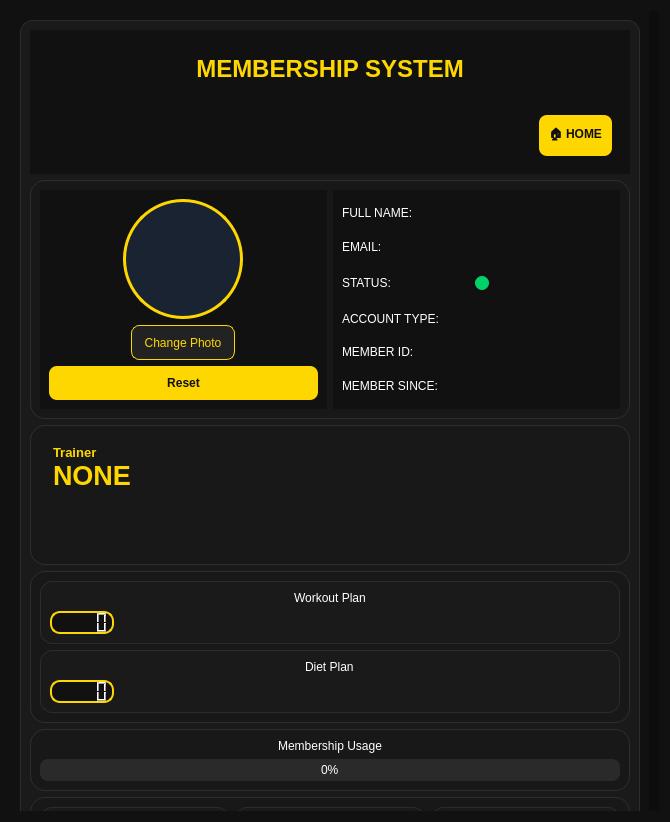
<?xml version="1.0" encoding="UTF-8"?>
<ui version="4.0">
 <class>MemberMainDialog</class>
 <widget class="QDialog" name="MemberMainDialog">
  <property name="geometry">
   <rect>
    <x>0</x>
    <y>0</y>
    <width>670</width>
    <height>818</height>
   </rect>
  </property>
  <property name="sizePolicy">
   <sizepolicy hsizetype="Preferred" vsizetype="Preferred">
    <horstretch>0</horstretch>
    <verstretch>0</verstretch>
   </sizepolicy>
  </property>
  <property name="windowTitle">
   <string>MEMBERSHIP SYSTEM </string>
  </property>
  <property name="windowIcon">
   <iconset>
    <normalon>:/icons/FILES/LOGO.png</normalon>
   </iconset>
  </property>
  <property name="styleSheet">
   <string notr="true">QDialog, QWidget {
    background-color: #111111;
    color: white;
    font-family: Segoe UI;
}

QFrame {
    background-color: #1a1a1a;
    border: 1px solid #2c2c2c;
    border-radius: 12px;
}

QLabel {
    color: white;
    border: none;
    background: transparent;
}

#label_30 {
    color: #FFD700;
    font-size: 24px;
    font-weight: bold;
    padding: 10px;
}

#label_42,
#label_44,
#label_46 {
    color: #FFD700;
    font-size: 26px;
    font-weight: bold;
}

#trainerLabel_2 {
    color: #FFD700;
    padding: 10px;
}

QPushButton {
    background-color: #FFD700;
    color: #111111;
    border: none;
    border-radius: 8px;
    padding: 10px;
    font-weight: bold;
}

QPushButton:hover {
    background-color: #e6c200;
}

QPushButton:pressed {
    background-color: #c9aa00;
}

QToolButton {
    background-color: #222222;
    color: #FFD700;
    border: 1px solid #FFD700;
    border-radius: 8px;
    padding: 8px;
}

QToolButton:hover {
    background-color: #FFD700;
    color: black;
}

QLCDNumber {
    background-color: #111111;
    color: #FFD700;
    border: 2px solid #FFD700;
    border-radius: 10px;
}

QProgressBar {
    border: none;
    border-radius: 8px;
    background-color: #2a2a2a;
    text-align: center;
    color: white;
    height: 22px;
}

QProgressBar::chunk {
    background-color: #FFD700;
    border-radius: 8px;
}

QTextEdit {
    background-color: #0f0f0f;
    border: 1px solid #333333;
    border-radius: 10px;
    color: white;
    padding: 5px;
}

QScrollArea {
    border: none;
    background-color: #111111;
}

QScrollBar:vertical {
    background: #0d0d0d;
    width: 10px;
    border: none;
}

QScrollBar::handle:vertical {
    background: qlineargradient(
        x1:0, y1:0,
        x2:1, y2:0,
        stop:0 #555555,
        stop:1 #888888
    );
    border-radius: 5px;
    min-height: 40px;
}

QScrollBar::handle:vertical:hover {
    background: qlineargradient(
        x1:0, y1:0,
        x2:1, y2:0,
        stop:0 #FFD700,
        stop:1 #fff07a
    );
}

QScrollBar::add-line:vertical,
QScrollBar::sub-line:vertical {
    height: 0px;
}

QScrollBar::add-page:vertical,
QScrollBar::sub-page:vertical {
    background: transparent;
}

#label_31 {
    border: 3px solid #FFD700;
    border-radius: 60px;
    background-color: #1a2332;
}

#statusCircleLabel_3 {
    min-width: 14px;
    max-width: 14px;
    min-height: 14px;
    max-height: 14px;
    border-radius: 7px;
    background-color: #00d26a;
}

#frame_15,
#frame_16,
#frame_17,
#frame_20,
#frame_21,
#recentActivityLogFrame_2,
#frame_26 {
    background-color: #181818;
    border: 1px solid #2e2e2e;
    border-radius: 15px;
}</string>
  </property>
  <layout class="QHBoxLayout" name="horizontalLayout_2">
   <item>
    <widget class="QScrollArea" name="scrollArea">
     <property name="sizePolicy">
      <sizepolicy hsizetype="Preferred" vsizetype="Expanding">
       <horstretch>0</horstretch>
       <verstretch>0</verstretch>
      </sizepolicy>
     </property>
     <property name="minimumSize">
      <size>
       <width>505</width>
       <height>800</height>
      </size>
     </property>
     <property name="styleSheet">
      <string notr="true">QScrollArea {
    border: none;
    background-color: #111111;
}

QScrollBar:vertical {
    background: #1a1a1a;
    width: 12px;
    margin: 0px;
    border: none;
}

QScrollBar::handle:vertical {
    background: #FFD700;
    min-height: 40px;
    border-radius: 6px;
}

QScrollBar::handle:vertical:hover {
    background: #ffea4d;
}

QScrollBar::add-line:vertical,
QScrollBar::sub-line:vertical {
    height: 0px;
    border: none;
    background: none;
}

QScrollBar::add-page:vertical,
QScrollBar::sub-page:vertical {
    background: #1a1a1a;
}</string>
     </property>
     <property name="widgetResizable">
      <bool>true</bool>
     </property>
     <widget class="QWidget" name="scrollAreaWidgetContents_4">
      <property name="geometry">
       <rect>
        <x>0</x>
        <y>-485</y>
        <width>640</width>
        <height>1339</height>
       </rect>
      </property>
      <property name="sizePolicy">
       <sizepolicy hsizetype="Preferred" vsizetype="MinimumExpanding">
        <horstretch>0</horstretch>
        <verstretch>0</verstretch>
       </sizepolicy>
      </property>
      <layout class="QVBoxLayout" name="verticalLayout">
       <item>
        <widget class="QFrame" name="frame_14">
         <property name="frameShape">
          <enum>QFrame::StyledPanel</enum>
         </property>
         <property name="frameShadow">
          <enum>QFrame::Raised</enum>
         </property>
         <layout class="QVBoxLayout" name="verticalLayout_19">
          <item>
           <widget class="QWidget" name="Topic_2" native="true">
            <layout class="QVBoxLayout" name="verticalLayout_20">
             <item>
              <widget class="QLabel" name="label_30">
               <property name="text">
                <string>MEMBERSHIP SYSTEM</string>
               </property>
               <property name="alignment">
                <set>Qt::AlignHCenter|Qt::AlignTop</set>
               </property>
              </widget>
             </item>
             <item>
              <widget class="QWidget" name="widget_6" native="true">
               <layout class="QHBoxLayout" name="horizontalLayout_3">
                <item>
                 <spacer name="horizontalSpacer_2">
                  <property name="orientation">
                   <enum>Qt::Horizontal</enum>
                  </property>
                  <property name="sizeHint" stdset="0">
                   <size>
                    <width>40</width>
                    <height>20</height>
                   </size>
                  </property>
                 </spacer>
                </item>
                <item>
                 <widget class="QPushButton" name="dashboardPushButton_2">
                  <property name="text">
                   <string>🏠 HOME</string>
                  </property>
                 </widget>
                </item>
               </layout>
              </widget>
             </item>
            </layout>
           </widget>
          </item>
          <item>
           <widget class="QFrame" name="frame_15">
            <property name="frameShape">
             <enum>QFrame::StyledPanel</enum>
            </property>
            <property name="frameShadow">
             <enum>QFrame::Raised</enum>
            </property>
            <layout class="QHBoxLayout" name="horizontalLayout_4">
             <item>
              <widget class="QWidget" name="widget_7" native="true">
               <layout class="QVBoxLayout" name="verticalLayout_21">
                <item alignment="Qt::AlignHCenter">
                 <widget class="QLabel" name="label_31">
                  <property name="minimumSize">
                   <size>
                    <width>120</width>
                    <height>120</height>
                   </size>
                  </property>
                  <property name="maximumSize">
                   <size>
                    <width>120</width>
                    <height>120</height>
                   </size>
                  </property>
                  <property name="text">
                   <string>&lt;html&gt;&lt;head/&gt;&lt;body&gt;&lt;p align=&quot;center&quot;&gt;&lt;br/&gt;&lt;/p&gt;&lt;/body&gt;&lt;/html&gt;</string>
                  </property>
                 </widget>
                </item>
                <item alignment="Qt::AlignHCenter">
                 <widget class="QToolButton" name="changepicToolButton_3">
                  <property name="text">
                   <string>Change Photo</string>
                  </property>
                 </widget>
                </item>
                <item>
                 <widget class="QPushButton" name="pushButton">
                  <property name="text">
                   <string>Reset</string>
                  </property>
                 </widget>
                </item>
               </layout>
              </widget>
             </item>
             <item>
              <widget class="QWidget" name="widget_8" native="true">
               <layout class="QVBoxLayout" name="verticalLayout_22">
                <item>
                 <widget class="QLabel" name="label_32">
                  <property name="text">
                   <string>FULL NAME:</string>
                  </property>
                 </widget>
                </item>
                <item>
                 <widget class="QLabel" name="label_33">
                  <property name="text">
                   <string>EMAIL:</string>
                  </property>
                 </widget>
                </item>
                <item>
                 <widget class="QWidget" name="widget_9" native="true">
                  <layout class="QHBoxLayout" name="horizontalLayout_8">
                   <property name="leftMargin">
                    <number>0</number>
                   </property>
                   <item alignment="Qt::AlignLeft|Qt::AlignVCenter">
                    <widget class="QLabel" name="label_34">
                     <property name="text">
                      <string>STATUS:</string>
                     </property>
                    </widget>
                   </item>
                   <item alignment="Qt::AlignLeft|Qt::AlignVCenter">
                    <widget class="QLabel" name="statusCircleLabel_3">
                     <property name="sizePolicy">
                      <sizepolicy hsizetype="Fixed" vsizetype="Preferred">
                       <horstretch>0</horstretch>
                       <verstretch>0</verstretch>
                      </sizepolicy>
                     </property>
                     <property name="text">
                      <string/>
                     </property>
                    </widget>
                   </item>
                  </layout>
                 </widget>
                </item>
                <item>
                 <widget class="QLabel" name="label_35">
                  <property name="text">
                   <string>ACCOUNT TYPE:</string>
                  </property>
                 </widget>
                </item>
                <item>
                 <widget class="QLabel" name="label_36">
                  <property name="text">
                   <string>MEMBER ID:</string>
                  </property>
                 </widget>
                </item>
                <item>
                 <widget class="QLabel" name="label_37">
                  <property name="text">
                   <string>MEMBER SINCE:</string>
                  </property>
                 </widget>
                </item>
               </layout>
              </widget>
             </item>
            </layout>
           </widget>
          </item>
          <item>
           <widget class="QFrame" name="frame_16">
            <property name="frameShape">
             <enum>QFrame::StyledPanel</enum>
            </property>
            <property name="frameShadow">
             <enum>QFrame::Raised</enum>
            </property>
            <layout class="QVBoxLayout" name="verticalLayout_23">
             <item>
              <widget class="QLabel" name="trainerLabel_2">
               <property name="text">
                <string>&lt;html&gt;&lt;head/&gt;&lt;body&gt;&lt;p&gt;&lt;span style=&quot; font-size:10pt; font-weight:600;&quot;&gt;Trainer&lt;/span&gt;&lt;span style=&quot; font-weight:600;&quot;&gt;&lt;br/&gt;&lt;/span&gt;&lt;span style=&quot; font-size:20pt; font-weight:600;&quot;&gt;NONE&lt;/span&gt;&lt;span style=&quot; font-weight:600;&quot;&gt;&lt;br/&gt;&lt;/span&gt;&lt;/p&gt;&lt;p&gt;&lt;br/&gt;&lt;/p&gt;&lt;/body&gt;&lt;/html&gt;</string>
               </property>
              </widget>
             </item>
            </layout>
           </widget>
          </item>
          <item>
           <widget class="QFrame" name="frame_17">
            <property name="frameShape">
             <enum>QFrame::StyledPanel</enum>
            </property>
            <property name="frameShadow">
             <enum>QFrame::Raised</enum>
            </property>
            <layout class="QVBoxLayout" name="verticalLayout_24">
             <item>
              <widget class="QFrame" name="frame_18">
               <property name="frameShape">
                <enum>QFrame::StyledPanel</enum>
               </property>
               <property name="frameShadow">
                <enum>QFrame::Raised</enum>
               </property>
               <layout class="QVBoxLayout" name="verticalLayout_25">
                <item alignment="Qt::AlignHCenter">
                 <widget class="QLabel" name="label_38">
                  <property name="text">
                   <string>Workout Plan</string>
                  </property>
                 </widget>
                </item>
                <item alignment="Qt::AlignLeft">
                 <widget class="QLCDNumber" name="lcdNumber_3"/>
                </item>
               </layout>
              </widget>
             </item>
             <item>
              <widget class="QFrame" name="frame_19">
               <property name="frameShape">
                <enum>QFrame::StyledPanel</enum>
               </property>
               <property name="frameShadow">
                <enum>QFrame::Raised</enum>
               </property>
               <layout class="QVBoxLayout" name="verticalLayout_26">
                <item alignment="Qt::AlignHCenter">
                 <widget class="QLabel" name="label_39">
                  <property name="text">
                   <string>Diet Plan</string>
                  </property>
                 </widget>
                </item>
                <item alignment="Qt::AlignLeft">
                 <widget class="QLCDNumber" name="lcdNumber_4"/>
                </item>
               </layout>
              </widget>
             </item>
            </layout>
           </widget>
          </item>
          <item>
           <widget class="QFrame" name="frame_20">
            <property name="frameShape">
             <enum>QFrame::StyledPanel</enum>
            </property>
            <property name="frameShadow">
             <enum>QFrame::Raised</enum>
            </property>
            <layout class="QVBoxLayout" name="verticalLayout_27">
             <item>
              <widget class="QLabel" name="label_40">
               <property name="text">
                <string>Membership Usage</string>
               </property>
               <property name="alignment">
                <set>Qt::AlignCenter</set>
               </property>
              </widget>
             </item>
             <item>
              <widget class="QProgressBar" name="progressBar_2">
               <property name="value">
                <number>0</number>
               </property>
              </widget>
             </item>
            </layout>
           </widget>
          </item>
          <item>
           <widget class="QFrame" name="frame_21">
            <property name="frameShape">
             <enum>QFrame::StyledPanel</enum>
            </property>
            <property name="frameShadow">
             <enum>QFrame::Raised</enum>
            </property>
            <layout class="QHBoxLayout" name="horizontalLayout_9">
             <item>
              <widget class="QFrame" name="frame_22">
               <property name="frameShape">
                <enum>QFrame::StyledPanel</enum>
               </property>
               <property name="frameShadow">
                <enum>QFrame::Raised</enum>
               </property>
               <layout class="QVBoxLayout" name="verticalLayout_28">
                <item alignment="Qt::AlignHCenter">
                 <widget class="QLabel" name="label_41">
                  <property name="text">
                   <string>Sessions Used</string>
                  </property>
                 </widget>
                </item>
                <item alignment="Qt::AlignHCenter">
                 <widget class="QLabel" name="label_42">
                  <property name="text">
                   <string>0</string>
                  </property>
                 </widget>
                </item>
               </layout>
              </widget>
             </item>
             <item>
              <widget class="QFrame" name="frame_23">
               <property name="frameShape">
                <enum>QFrame::StyledPanel</enum>
               </property>
               <property name="frameShadow">
                <enum>QFrame::Raised</enum>
               </property>
               <layout class="QVBoxLayout" name="verticalLayout_29">
                <item alignment="Qt::AlignHCenter">
                 <widget class="QLabel" name="label_43">
                  <property name="text">
                   <string>Sessions Left</string>
                  </property>
                 </widget>
                </item>
                <item alignment="Qt::AlignHCenter">
                 <widget class="QLabel" name="label_44">
                  <property name="text">
                   <string>0</string>
                  </property>
                 </widget>
                </item>
               </layout>
              </widget>
             </item>
             <item>
              <widget class="QFrame" name="frame_24">
               <property name="frameShape">
                <enum>QFrame::StyledPanel</enum>
               </property>
               <property name="frameShadow">
                <enum>QFrame::Raised</enum>
               </property>
               <layout class="QVBoxLayout" name="verticalLayout_30">
                <item alignment="Qt::AlignHCenter">
                 <widget class="QLabel" name="label_45">
                  <property name="text">
                   <string>Total Sessions</string>
                  </property>
                 </widget>
                </item>
                <item alignment="Qt::AlignHCenter">
                 <widget class="QLabel" name="label_46">
                  <property name="text">
                   <string>0</string>
                  </property>
                 </widget>
                </item>
               </layout>
              </widget>
             </item>
            </layout>
           </widget>
          </item>
          <item>
           <widget class="QFrame" name="recentActivityLogFrame_2">
            <property name="minimumSize">
             <size>
              <width>0</width>
              <height>220</height>
             </size>
            </property>
            <property name="frameShape">
             <enum>QFrame::StyledPanel</enum>
            </property>
            <property name="frameShadow">
             <enum>QFrame::Raised</enum>
            </property>
            <layout class="QVBoxLayout" name="verticalLayout_31">
             <item>
              <widget class="QLabel" name="label_47">
               <property name="text">
                <string>&lt;html&gt;&lt;head/&gt;&lt;body&gt;&lt;p&gt;&lt;span style=&quot; font-size:20pt; font-weight:600; color:#ffff00;&quot;&gt;Activity Log&lt;/span&gt;&lt;/p&gt;&lt;/body&gt;&lt;/html&gt;</string>
               </property>
              </widget>
             </item>
             <item>
              <widget class="QFrame" name="frame_25">
               <property name="frameShape">
                <enum>QFrame::StyledPanel</enum>
               </property>
               <property name="frameShadow">
                <enum>QFrame::Raised</enum>
               </property>
               <layout class="QVBoxLayout" name="verticalLayout_32">
                <item>
                 <widget class="QPlainTextEdit" name="plainTextEdit"/>
                </item>
               </layout>
              </widget>
             </item>
            </layout>
           </widget>
          </item>
          <item>
           <widget class="QFrame" name="frame_26">
            <property name="frameShape">
             <enum>QFrame::StyledPanel</enum>
            </property>
            <property name="frameShadow">
             <enum>QFrame::Raised</enum>
            </property>
            <layout class="QVBoxLayout" name="verticalLayout_33">
             <item>
              <widget class="QPushButton" name="pushButton_4">
               <property name="text">
                <string>Renew Membership Now</string>
               </property>
              </widget>
             </item>
             <item>
              <widget class="QLabel" name="label_50">
               <property name="text">
                <string>☎️ Need help? </string>
               </property>
              </widget>
             </item>
             <item>
              <widget class="QPushButton" name="pushButton_2">
               <property name="text">
                <string>Contact Us</string>
               </property>
              </widget>
             </item>
            </layout>
           </widget>
          </item>
          <item>
           <widget class="QLabel" name="label_51">
            <property name="text">
             <string>©️ 2026 FATHATERGYM. ALL RIGHTS RESERVED  </string>
            </property>
           </widget>
          </item>
         </layout>
        </widget>
       </item>
      </layout>
     </widget>
    </widget>
   </item>
  </layout>
 </widget>
 <resources/>
 <connections/>
</ui>
